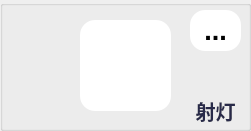
   <widget class="QGroupBox" name="SpotBox">
    <property name="geometry">
     <rect>
      <x>820</x>
      <y>80</y>
      <width>251</width>
      <height>131</height>
     </rect>
    </property>
    <property name="styleSheet">
     <string notr="true">QGroupBox#SpotBox
{
	border-radius:15px;
	background:#FFFFFF;
}</string>
    </property>
    <property name="title">
     <string/>
    </property>
    <widget class="QPushButton" name="SpotAll">
     <property name="geometry">
      <rect>
       <x>80</x>
       <y>20</y>
       <width>91</width>
       <height>91</height>
      </rect>
     </property>
     <property name="styleSheet">
      <string notr="true">QPushButton
{
	border-radius:15px;
	background:#FFFFFF;
}</string>
     </property>
     <property name="text">
      <string/>
     </property>
     <property name="icon">
      <iconset resource="../other/main.qrc">
       <normaloff>:/new/Air/Air/AirSwitch.png</normaloff>
       <normalon>:/new/Air/Air/AirSwitch-ON.png</normalon>:/new/Air/Air/AirSwitch.png</iconset>
     </property>
     <property name="iconSize">
      <size>
       <width>60</width>
       <height>60</height>
      </size>
     </property>
    </widget>
    <widget class="QLabel" name="label_10">
     <property name="geometry">
      <rect>
       <x>170</x>
       <y>90</y>
       <width>91</width>
       <height>41</height>
      </rect>
     </property>
     <property name="font">
      <font>
       <family>Adobe 黑体 Std R</family>
       <pointsize>15</pointsize>
       <weight>75</weight>
       <bold>true</bold>
      </font>
     </property>
     <property name="styleSheet">
      <string notr="true">color:#282A49</string>
     </property>
     <property name="text">
      <string>射灯</string>
     </property>
     <property name="scaledContents">
      <bool>false</bool>
     </property>
     <property name="alignment">
      <set>Qt::AlignCenter</set>
     </property>
     <property name="wordWrap">
      <bool>true</bool>
     </property>
    </widget>
    <widget class="QPushButton" name="SpotChoice">
     <property name="geometry">
      <rect>
       <x>190</x>
       <y>10</y>
       <width>51</width>
       <height>41</height>
      </rect>
     </property>
     <property name="font">
      <font>
       <pointsize>20</pointsize>
       <weight>75</weight>
       <bold>true</bold>
      </font>
     </property>
     <property name="styleSheet">
      <string notr="true">QPushButton
{
	border-radius:15px;
	background:#FFFFFF;
}</string>
     </property>
     <property name="text">
      <string>...</string>
     </property>
    </widget>
   </widget>
